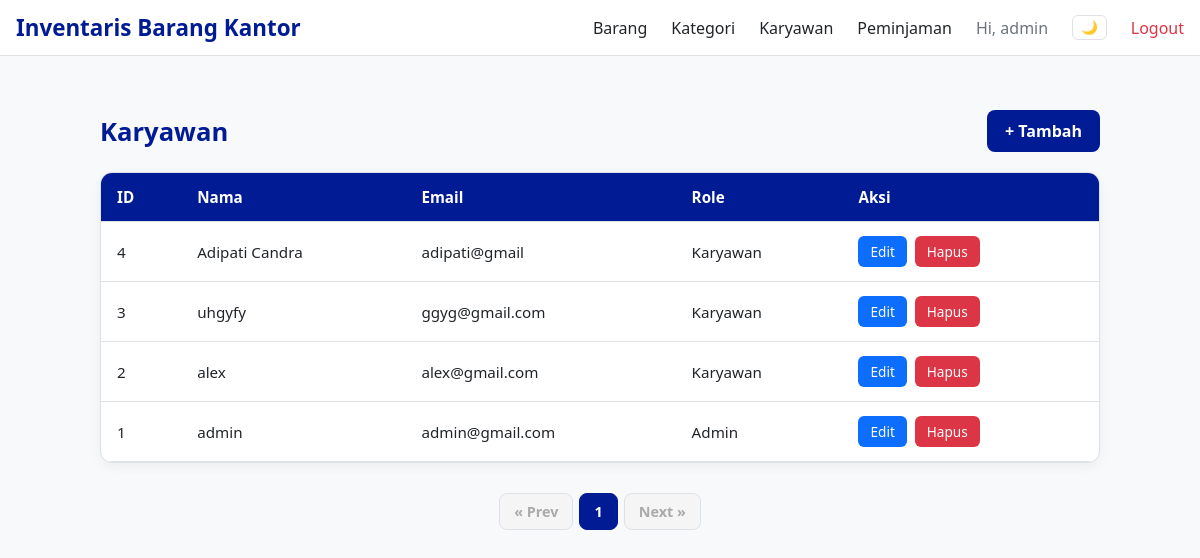
The page /?url=admin/employees (signed in) on the database as committed earlier.
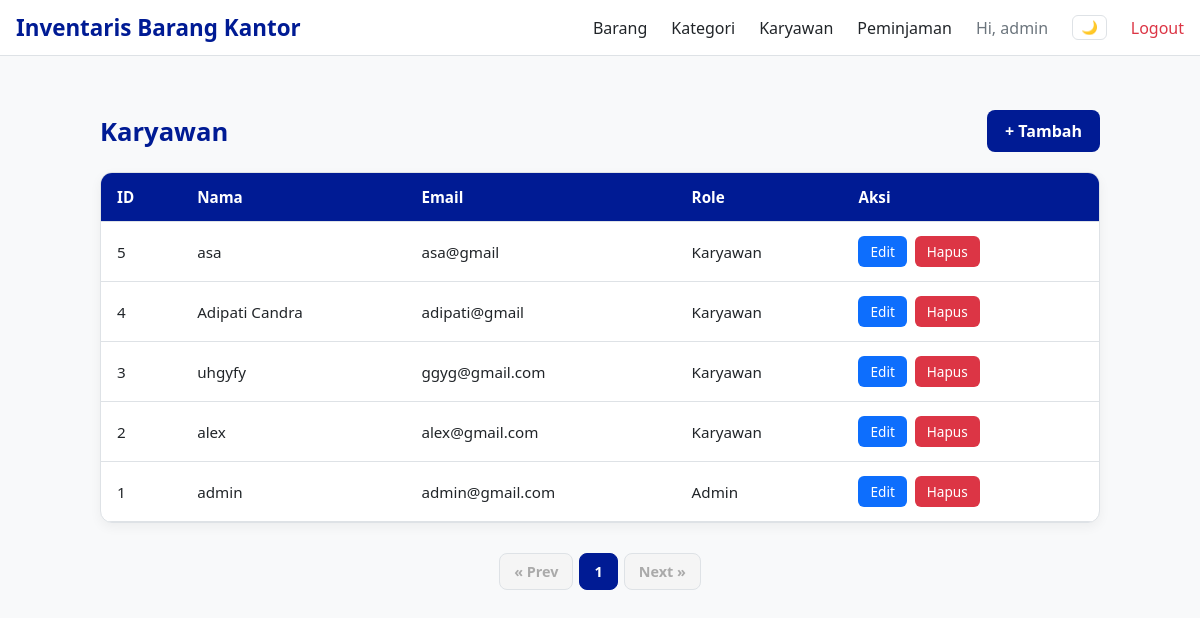
The same page on the database as committed later.
### tables this page shows
CREATE TABLE `employees` (
  `id` int(11) NOT NULL,
  `name` varchar(100) NOT NULL,
  `email` varchar(100) NOT NULL,
  `password` varchar(255) NOT NULL,
  `role` enum('admin','karyawan') NOT NULL DEFAULT 'karyawan',
  `created_at` timestamp NOT NULL DEFAULT current_timestamp()
);

### app/controllers/AdminController.php (called while the page is built, shortened)
<?php
require_once __DIR__.'/../models/Employee.php';
class AdminController {
   public function employees()
{
    $employeeModel = new Employee();
    $limit = 10;
    $page = isset($_GET['page']) ? (int)$_GET['page'] : 1;
    $page = max(1, $page);
    $offset = ($page - 1) * $limit;
    $totalEmployees = $employeeModel->countAll();
    $totalPages = ceil($totalEmployees / $limit);
    $emps = $employeeModel->getPaginated($limit, $offset);
    require __DIR__ . '/../views/admin/employees.php';
}
}

### config/database.php (called while the page is built)
<?php
return [ 'host'=>'127.0.0.1','db'=>'inventaris12','user'=>'root','pass'=>'','charset'=>'utf8mb4' ];

### app/models/Model.php (called while the page is built, shortened)
<?php
class Model
{
    public function __construct()
    {
        $cfg = require __DIR__ . '/../../config/database.php';
        $dsn = "mysql:host={$cfg['host']};dbname={$cfg['db']};charset={$cfg['charset']}";
        $this->pdo = new PDO(
            $dsn,
            $cfg['user'],
            $cfg['pass'],
            [
                PDO::ATTR_ERRMODE => PDO::ERRMODE_EXCEPTION
            ]
        );
    }
}

### app/models/Employee.php (called while the page is built, shortened)
<?php
require_once __DIR__ . '/Model.php';
class Employee extends Model {
    public function getPaginated($limit, $offset)
{
    $stmt = $this->pdo->prepare("
        SELECT * FROM employees
        ORDER BY id DESC
        LIMIT :limit OFFSET :offset
    ");
    $stmt->bindValue(':limit', $limit, PDO::PARAM_INT);
    $stmt->bindValue(':offset', $offset, PDO::PARAM_INT);
    $stmt->execute();
    return $stmt->fetchAll(PDO::FETCH_ASSOC);
}
public function countAll()
{
    return $this->pdo->query("SELECT COUNT(*) FROM employees")->fetchColumn();
}
}

### app/views/admin/employees.php (the view, shortened to what this page needs)
<?php require __DIR__.'/../layout/header.php'; ?>
<div class="page-header">
  <h3>Karyawan</h3>
  <a class="btn-success" href="?url=admin/employeeForm">+ Tambah</a>
</div>
<div class="table-wrapper">
  <table>
    <thead>
      <tr>
        <th>ID</th>
        <th>Nama</th>
        <th>Email</th>
        <th>Role</th>
        <th>Aksi</th>
      </tr>
    </thead>
    <tbody>
      <?php foreach ($emps as $e): ?>
        <tr>
          <td><?= $e['id'] ?></td>
          <td><?= htmlspecialchars($e['name']) ?></td>
          <td><?= htmlspecialchars($e['email']) ?></td>
          <td><?= ucfirst($e['role']) ?></td>
          <td>
            <a class="btn-sm btn-primary" href="?url=admin/employeeForm&id=<?= $e['id'] ?>">Edit</a>
            <a class="btn-sm btn-danger" href="?url=admin/employeeDelete&id=<?= $e['id'] ?>" onclick="return confirm('Yakin ingin menghapus data ini?')">Hapus</a>
          </td>
        </tr>
      <?php endforeach; ?>
    </tbody>
  </table>
</div>
<div class="pagination">
  <?php if ($page > 1): ?>
    <a href="?url=admin/employees&page=<?= $page - 1 ?>">« Prev</a>
  <?php else: ?>
    <span class="disabled">« Prev</span>
  <?php endif; ?>
  <?php for ($i = 1; $i <= $totalPages; $i++): ?>
    <?php if ($i == $page): ?>
      <span class="active"><?= $i ?></span>
    <?php else: ?>
      <a href="?url=admin/employees&page=<?= $i ?>"><?= $i ?></a>
    <?php endif; ?>
  <?php endfor; ?>
  <?php if ($page < $totalPages): ?>
    <a href="?url=admin/employees&page=<?= $page + 1 ?>">Next »</a>
  <?php else: ?>
    <span class="disabled">Next »</span>
  <?php endif; ?>
</div>
<?php require __DIR__.'/../layout/footer.php'; ?>

Rows that differ between the two databases and show on the page:
added employees: id "5", name "asa", email "asa@gmail", role "Karyawan"
